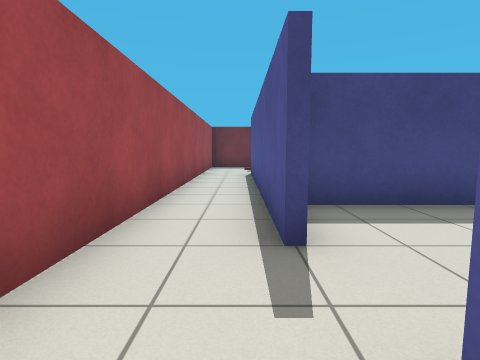
view 1 (above)

24 first-person views from a walk through a robot-simulator world made for Gazebo. The camera is 0.86 m above the floor, tilts 6° down and sees 80° across. The floor is counted in squares, 1 m on a side. Each view is taken from the middle of a square. On the plan, view 1 faces up. The plan holds only what a view shows up to about 11 squares ahead; the rest is blank.

view 2
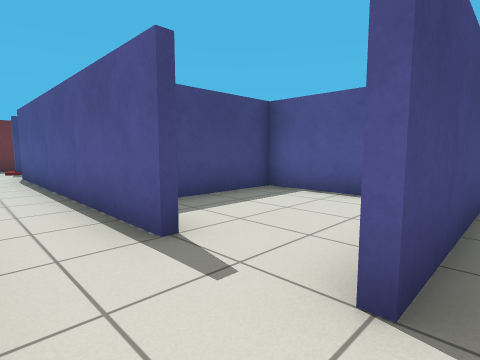

view 3
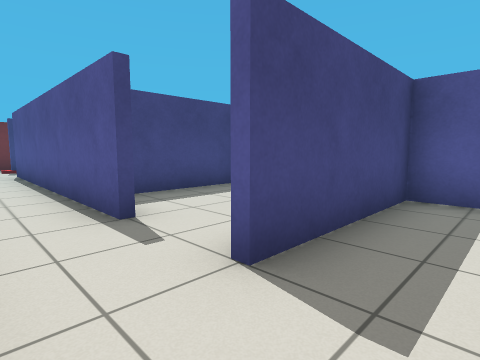

view 4
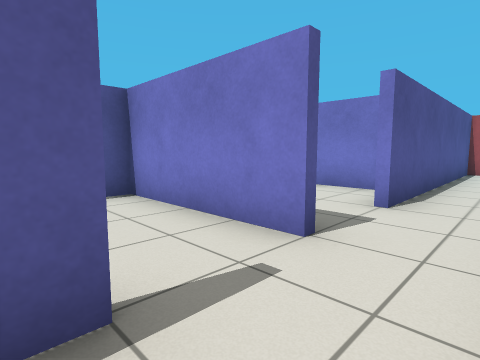

view 5
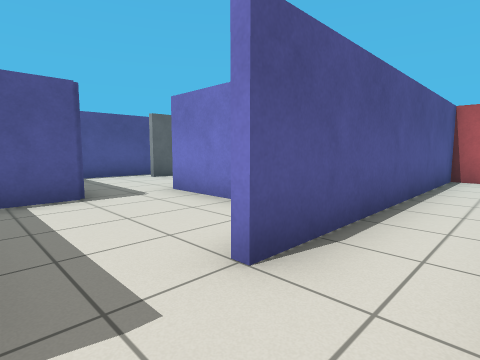

view 6
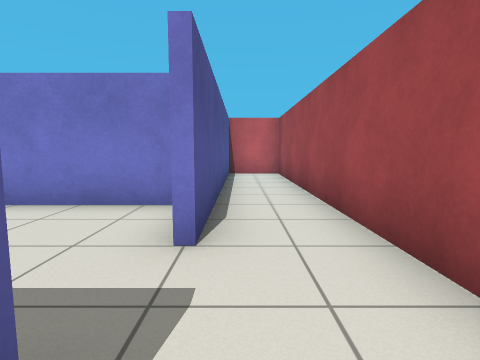

view 7
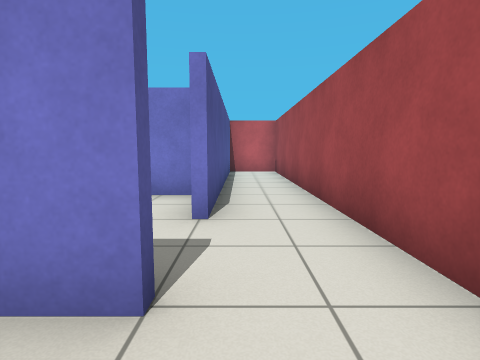

view 8
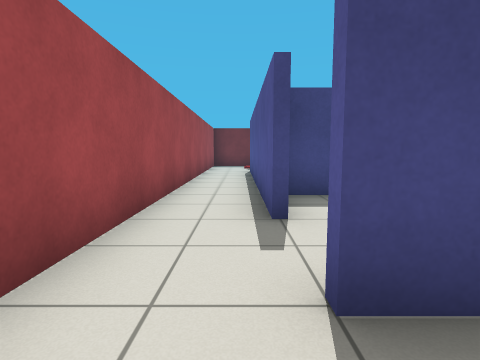

view 9
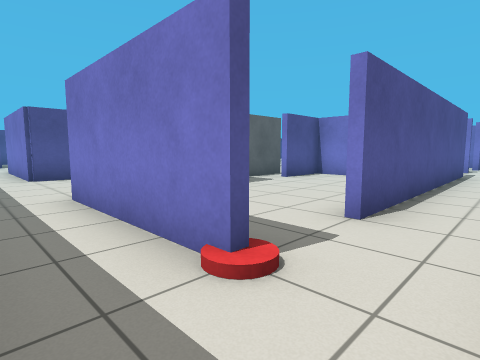

view 10
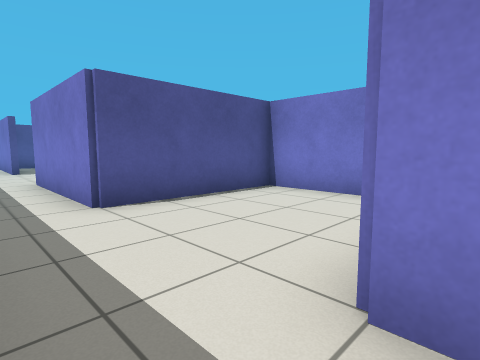

view 11
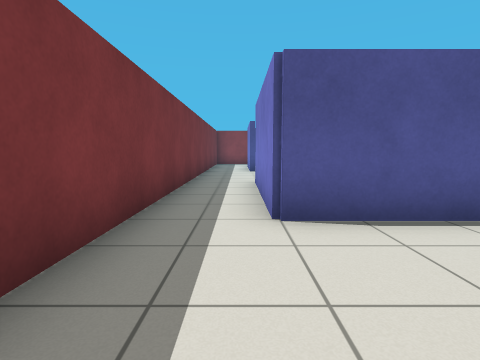

view 12
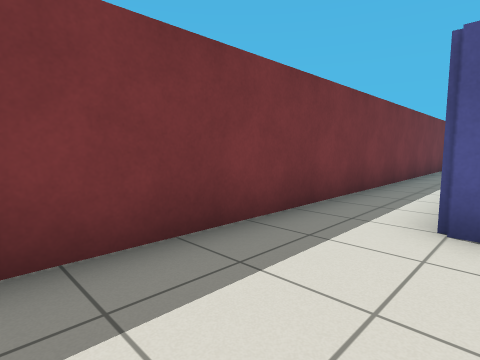

view 13
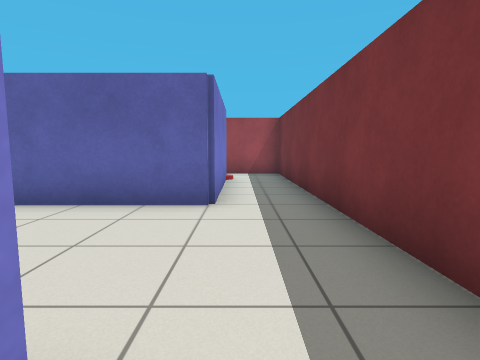

view 14
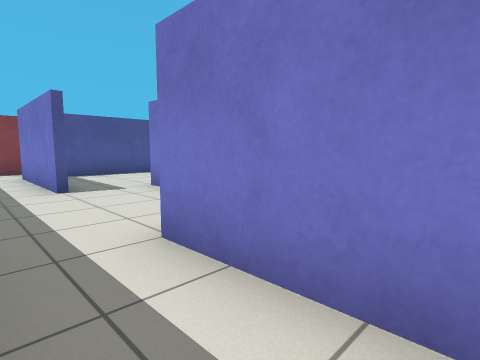

view 15
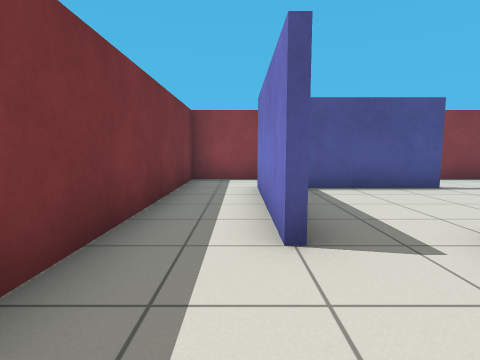

view 16
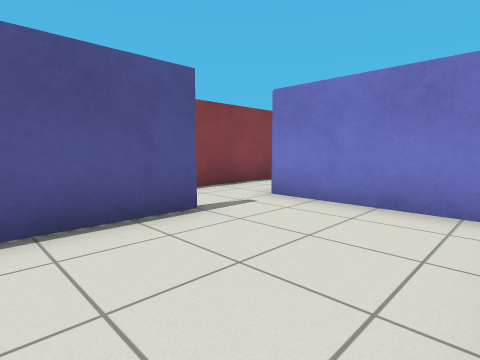

view 17
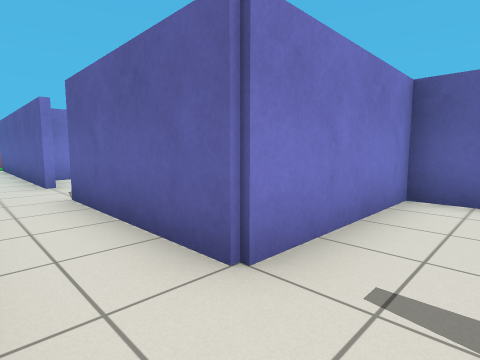

view 18
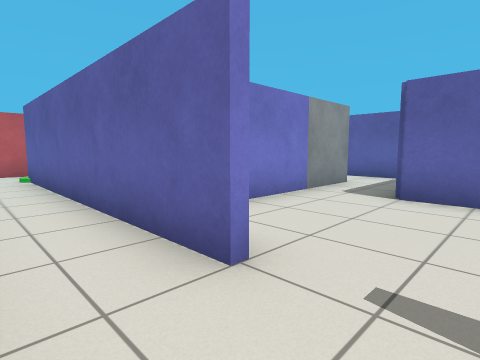

view 19
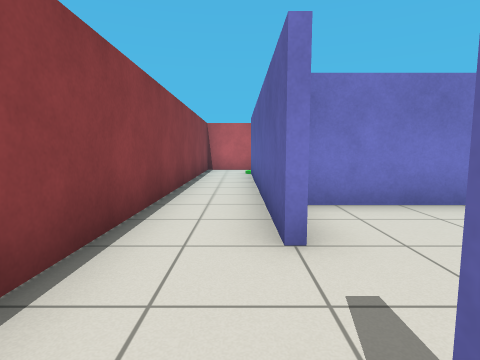

view 20
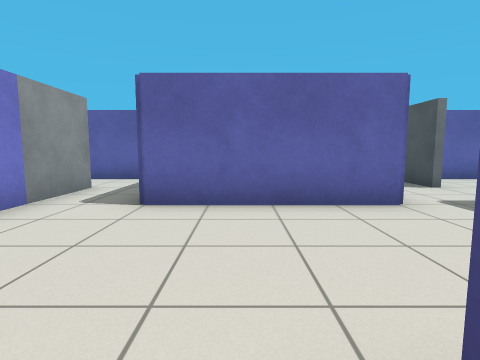

view 21
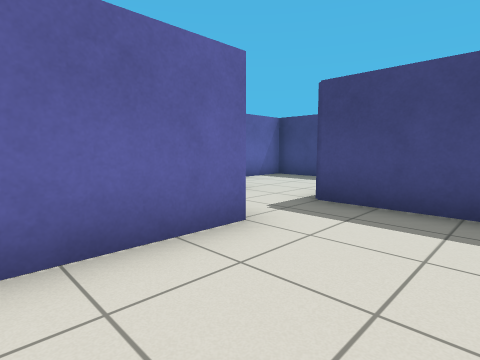

view 22
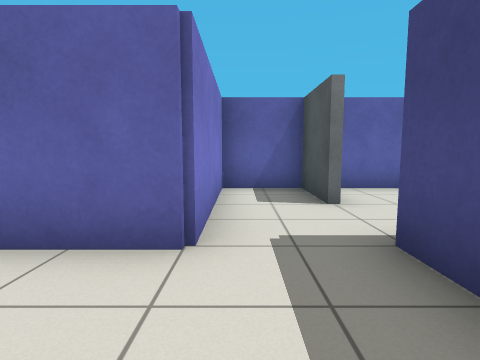

view 23
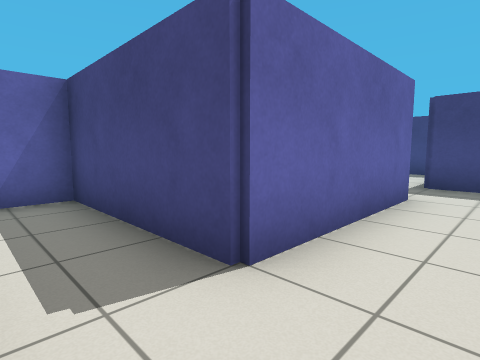

view 24
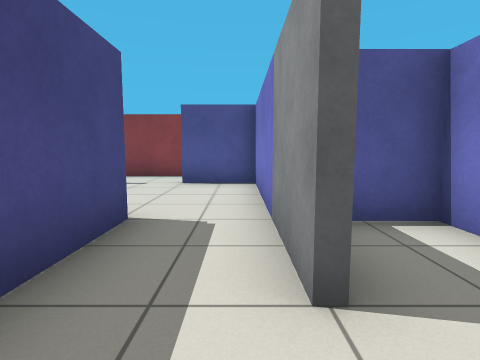

### Floor plan
Points are (right, up) in squares from view 1. A wall is a line through its corners. A room is listed if a view was taken in it or the views show most of it. See-through windows are left out.
Room 1 (views 1, 2, 4, 5, 6, 7)
walls: (0.4, 2.4) (0.4, 10.5); (0.4, 0.6) (4.5, 0.6); (4.5, 4.4) (0.9, 4.4); (4.4, 0) (4.4, 4); (-1.4, 10.4) (-1.4, -0.5)
ways out: opening at (-0.5, 0) to room 2; opening at (-1, 10) to room 7
Room 2 (views 3, 8)
walls: (0.9, -3.4) (4.5, -3.4); (4.4, -1.6) (4.4, 0); (4.5, 0.4) (0.5, 0.4); (-1.4, -0.5) (-1.4, -1.5)
ways out: opening at (-0.5, 0) to room 1; opening at (-1, -2) to room 8; opening at (4, -3)
Room 3 (views 9, 10, 11, 12, 13, 14, 15, 17, 18, 19, 20)
walls: (16, 10.5) (16.5, 10.5); (16.4, 12.6) (20.5, 12.6); (19.6, 6.6) (20.6, 6.6) (20.6, 2.5); (22.4, 12.2) (22.4, 14.4) (-1.4, 14.4) (-1.4, 12.4); (6.1, 8.6) (8.4, 8.6) (8.4, 12.6) (12.5, 12.6); (20.6, 0.6) (20.6, -7.5); (0.4, 12.6) (4.6, 12.6) (4.6, 9.4); (22.4, -8.1) (22.4, 7.1); (20.2, -9.4) (21.1, -9.4)
ways out: opening at (16, 11) to room 4; opening at (20, 7.5) to room 4; opening at (20, 1.5) to room 5; opening at (-0.5, 12) to room 7
objects: other object (20, -8)
Room 4 (view 16)
walls: (16.6, 7.6) (16.6, 6.6) (19.6, 6.6); (20.4, 8.4) (20.4, 11.5)
ways out: opening at (16, 11) to room 3; opening at (20, 7.5) to room 3
Room 5 (views 21, 22, 23)
walls: (16.6, 4.6) (16.6, 0.4); (16.4, -1.4) (20.4, -1.4) (20.4, 0.5); (18.7, 6.4) (16.4, 6.4)
ways out: opening at (20, 1.5) to room 3; opening at (15.5, -0.5) to room 6; opening at (16, 5) to room 10
Room 6 (view 24)
walls: (14.4, -1.4) (16.4, -1.4); (15.7, -3.4) (16.4, -3.4) (16.4, -2.2); (16.6, 0.4) (12.6, 0.4) (12.6, -2.5)
ways out: opening at (15.5, -0.5) to room 5
Room 7 (no view inside)
walls: (3.2, 4.6) (4.5, 4.6); (5.4, 5.4) (5.4, 7.2); (4.4, 4) (4.4, 6.5); (-1.4, 12.4) (-1.4, 10.4)
ways out: opening at (-1, 10) to room 1; opening at (-0.5, 12) to room 3
objects: red cylinder (0, 12)
Room 8 (no view inside)
walls: (-1.4, -1.5) (-1.4, -9.4) (0.4, -9.4) (0.4, -1.5)
ways out: opening at (-1, -2) to room 2
Room 9 (no view inside)
walls: (15.6, 10.4) (12.6, 10.4) (12.6, 7.2)
ways out: opening at (15, 7) to room 10
Room 10 (no view inside)
walls: (14.5, 6.4) (12.6, 6.4) (12.6, 4.6) (16.6, 4.6)
ways out: opening at (16, 5) to room 5; opening at (15, 7) to room 9

Where each view was taken, in squares from view 1:
view 1: 0 up, 0 right, facing up
view 2: 0 up, 1 left, facing up-right
view 3: 1 down, 1 left, facing up-right
view 4: 3 up, 1 left, facing down-right
view 5: 0 up, 1 left, facing down-right
view 6: 1 up, 0 right, facing down
view 7: 2 up, 0 right, facing down
view 8: 1 down, 0 right, facing up
view 9: 14 up, 1 left, facing down-right
view 10: 14 up, 4 right, facing down-right
view 11: 13 up, 5 right, facing right
view 12: 12 up, 5 right, facing up-right
view 13: 13 up, 9 right, facing left
view 14: 14 up, 10 right, facing down-right
view 15: 13 up, 14 right, facing right
view 16: 11 up, 17 right, facing down-right
view 17: 8 up, 22 right, facing down-left
view 18: 2 up, 22 right, facing down-left
view 19: 3 up, 21 right, facing down
view 20: 2 up, 21 right, facing left
view 21: 2 up, 19 right, facing up-left
view 22: 5 up, 19 right, facing left
view 23: 1 down, 18 right, facing up-left
view 24: 1 down, 13 right, facing right
